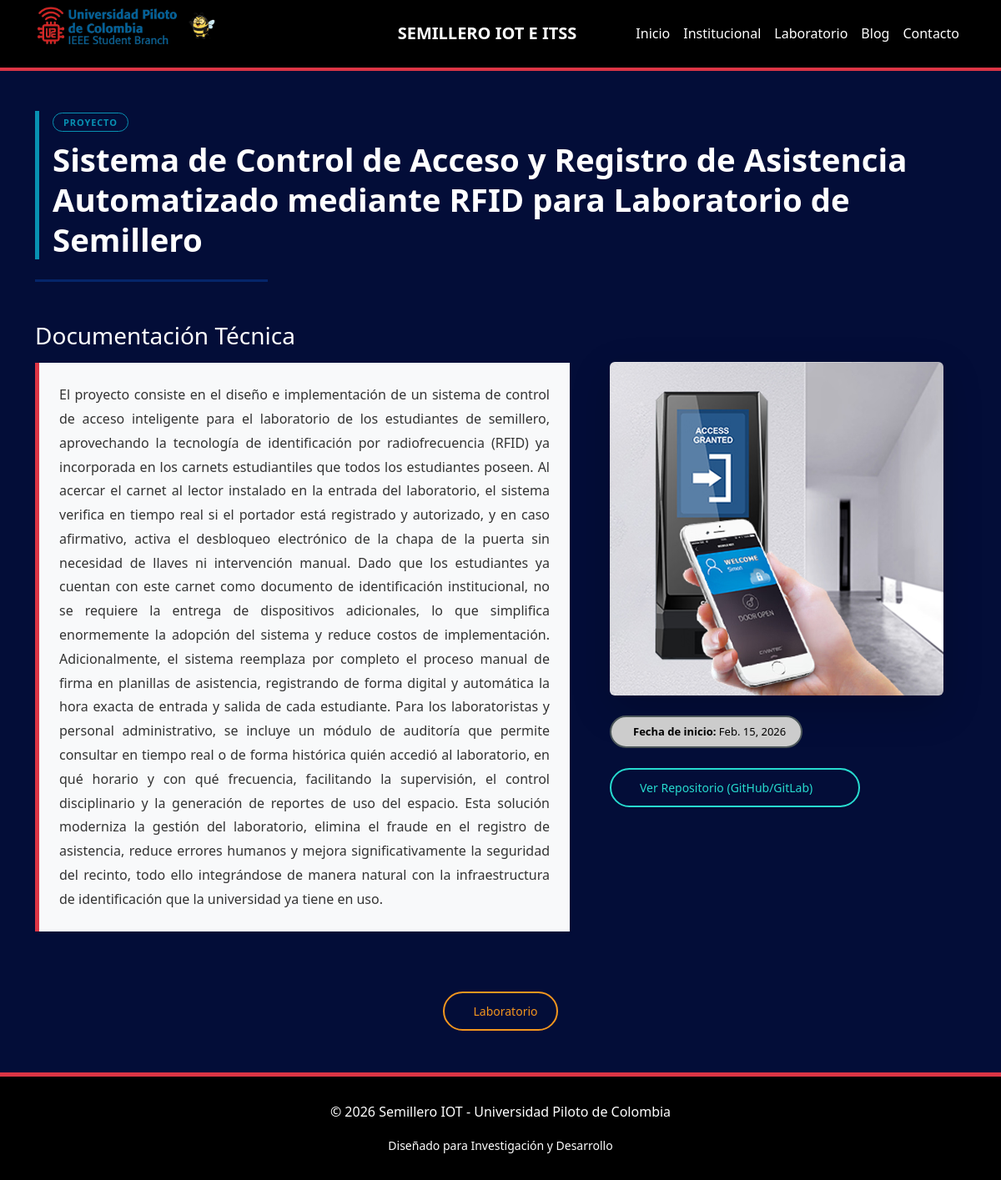
The page /proyecto/4/ on the database its author committed.
### core/models.py (models this page shows, shortened)
class Proyecto(models.Model):
    nombre = models.CharField(max_length=200)
    descripcion_corta = models.CharField(
        max_length=300,
        help_text="Resumen mostrado en la tarjeta."
    )
    documentacion = models.TextField(
        help_text="Descripción técnica completa."
    )
    imagen = models.ImageField(
        upload_to='proyectos/',
        null=True,
        blank=True
    )
    fecha_inicio = models.DateField(
        default=timezone.now
    )
    enlace_repositorio = models.URLField(
        blank=True,
        null=True,
        help_text="GitHub / GitLab / Página del proyecto"
    )

### core/views.py (the view)
# urls.py: path('proyecto/<int:pk>/', views.detalle_proyecto, name='detalle_proyecto'),
def detalle_proyecto(request, pk):
    proyecto = get_object_or_404(Proyecto, pk=pk)
    return render(request, 'core/detalle_proyecto.html', {'proyecto': proyecto})

### core/templates/core/detalle_proyecto.html (shortened to what this page needs)
{% extends 'core/base.html' %}
{% load static %}
{% block content %}
<link rel="stylesheet" href="{% static 'core/css/detalle_proyecto.css' %}">
<link rel="stylesheet" href="{% static 'core/css/home.css' %}"> <link rel="stylesheet" href="https://cdn.jsdelivr.net/npm/@tabler/icons-webfont@latest/tabler-icons.min.css">
<div class="container mt-5">
    <div class="row">
        <div class="col-12">
            <div style="border-left: 5px solid #0891b2; padding-left: 16px; margin-bottom: 24px;">
                <span style="background: transparent; border: 1.5px solid #0891b2; color: #0891b2; border-radius: 999px; padding: 3px 12px; font-size: 11px; font-weight: 600; letter-spacing: 0.08em; text-transform: uppercase;">
                     Proyecto
                </span>
                <h1 style="font-size: 2.4rem; font-weight: 800; color: #fff; margin-top: 10px; line-height: 1.25;">
                    {{ proyecto.nombre }}
                </h1>
            </div>
            <hr class="border-primary border-3 w-25 mb-5">
        </div>
    </div>
    <div class="row d-flex flex-wrap flex-md-nowrap align-items-start gap-4">
        <div class="col-12 col-md-7">
            <h3 class="text-white mb-3">Documentación Técnica</h3>
            <div class="p-4 bg-light border-start border-5 border-danger shadow-sm h-100">
                <p class="documentacion-tecnica mb-0" style="color: #333; text-align: justify;">
                    {{ proyecto.documentacion }}
                </p>
            </div>
        </div>
        <div class="col-12 col-md-4 d-flex flex-column gap-3 mt-md-5">
            {% if proyecto.imagen %}
            <div class="text-center text-md-start">
                <img src="{{ proyecto.imagen.url }}"
                     class="img-fluid shadow-lg rounded"
                     alt="{{ proyecto.nombre }}"
                     style="width: 400%; max-width: 400px; height: 400px; object-fit: cover; display: inline-block;">
            </div>
            {% endif %}
            <div class="d-flex align-items-center gap-2 mt-2" style="background: #cccccc; border: 2px solid #4b5659; color: #000; border-radius: 999px; padding: 8px 18px; font-size: 13px; font-weight: 500; width: fit-content;">
                <span><strong>Fecha de inicio:</strong> {{ proyecto.fecha_inicio }}</span>
            </div>
            {% if proyecto.enlace_repositorio %}
            <div class="mt-2 w-100" style="max-width: 300px;">
                <a href="{{ proyecto.enlace_repositorio }}" target="_blank" class="btn nav-btn Git text-center w-100">
                     Ver Repositorio (GitHub/GitLab)
                </a>
            </div>
            {% endif %}
        </div>
    </div> <div class="text-center mt-5 pt-4 mb-5">
        <a href="{% url 'home' %}#laboratorio" class="btn nav-btn lab text-center">
             Laboratorio
        </a>
    </div>
</div>
{% endblock %}

### core/static/core/css/base.css (style rules this page uses)
:root { --rojo-lab: #dc3545; --negro-deep: #000000; --blanco: #ffffff; --Azul: #030d38; }
body { font-family: 'Segoe UI', Tahoma, Geneva, Verdana, sans-serif; background-color: var(--Azul); color: var(--negro-deep); }

### core/static/core/css/detalle_proyecto.css (style rules this page uses)
.documentacion-tecnica { line-height: 1.8; text-align: justify; margin: 0; }
.row { align-items: flex-start; gap: 1rem; }

### core/static/core/css/home.css (style rules this page uses)
.nav-btn { display: inline-flex; align-items: center; gap: 12px; border-radius: 999px; padding: 11px 22px; font-size: 14px; font-weight: 500; cursor: pointer; transition: background 0.22s, color 0.22s, transform 0.18s; text-decoration: none; }
.nav-btn.lab { border: 2px solid #f3961e ; color: #f3961e ; background: transparent ; }
.nav-btn.Git { border: 2px solid #27dbcf ; color: #27dbcf ; background: transparent ; }

### rows shown on the page
Proyecto: nombre "Sistema de Control de Acceso y Registro de Asistencia Automatizado mediante RFID para Laboratorio de Semillero", documentacion "El proyecto consiste en el diseño e implementación de un sistema de control de acceso inteligente para el laboratorio de los estudiantes de semillero, aprovechando la tecnología de identificación por radiofrecuencia (RFID) ya incorporada en los carnets estudiantiles que todos los estudiantes poseen. Al acercar el carnet al lector instalado en la entrada del laboratorio, el sistema verifica en tiempo real si el portador está registrado y autorizado, y en caso afirmativo, activa el desbloqueo electrónico de la chapa de la puerta sin necesidad de llaves ni intervención manual. Dado que los estudiantes ya cuentan con este carnet como documento de identificación institucional, no se requiere la…", imagen (picture), fecha_inicio "Feb. 15, 2026"
